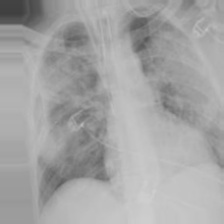
#> input picture CNN_Augmented_Data/Covid-19/aug_COVID-19 (448).jpg, 224 x 224 px, found by its file name; its folder holds only this picture in this run
$ jupyter execute augumentation_ViT.ipynb
#> lines starting #> are read from the running program, lines starting #| are printed output that depends on the picture
#> in create_vit_augmented_dataset, img is the input picture: shape (224, 224, 3); min 64, max 207, mean 164.5
[cell 1]
import os
import cv2
import numpy as np
import random
from tqdm import tqdm

def vit_specific_augmentation(img):
    """
    Augmentations tailored for ViT:
    Focuses on Random Resized Crops and Color Jitter.
    """
    h, w = img.shape[:2]
#> h = 224; w = 224

    # 1. Random Resized Crop (Crucial for ViT Patch learning)
    # Scales between 70% and 100% of the image
    scale = random.uniform(0.7, 1.0)
    new_h, new_w = int(h * scale), int(w * scale)
#> new_h = 213; new_w = 213
    top = random.randint(0, h - new_h)
#> top = 6
    left = random.randint(0, w - new_w)
#> left = 0
    img = img[top:top+new_h, left:left+new_w]
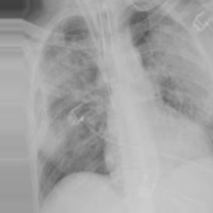
#> img: shape (213, 213, 3); min 64, max 207, mean 164.2
    img = cv2.resize(img, (224, 224)) # Resize back to ViT standard input
#> img: shape (224, 224, 3)

    # 2. Horizontal Flip
    if random.random() > 0.5:
        img = cv2.flip(img, 1)

    # 3. Color Jitter (Brightness and Contrast)
    brightness = random.uniform(0.8, 1.2)
    contrast = random.uniform(0.8, 1.2)
    img = cv2.convertScaleAbs(img, alpha=contrast, beta=int(10 * brightness))

    # 4. Gaussian Blur (To force ViT to look at global structures, not just noise)
    if random.random() > 0.8:
        img = cv2.GaussianBlur(img, (3, 3), 0)

    return img

def create_vit_augmented_dataset(source_root, target_root):
    # Matches your 4-class pneumonia structure
    classes = ['Covid-19', 'Normal', 'Pneumonia-Bacterial', 'Pneumonia-Viral']

    for cls in classes:
        source_dir = os.path.join(source_root, cls)
        target_dir = os.path.join(target_root, cls)
        os.makedirs(target_dir, exist_ok=True)

        if not os.path.exists(source_dir):
            print(f"Skipping {cls}: Source directory not found.")
            continue

        images = [f for f in os.listdir(source_dir) if f.lower().endswith(('.png', '.jpg', '.jpeg'))]
        print(f"\n✨ Augmenting {cls} for ViT...")

        for img_name in tqdm(images):
            img_path = os.path.join(source_dir, img_name)
            img = cv2.imread(img_path)
            if img is None: continue

            # Standard ViT Input Resize
            img = cv2.resize(img, (224, 224))

            # Save the original (Base for Equal Sample)
            cv2.imwrite(os.path.join(target_dir, f"base_{img_name}"), img)

            # Generate 1 Augmented Version
            # (You can loop this if you need more than 2x data)
            aug_img = vit_specific_augmentation(img)
            cv2.imwrite(os.path.join(target_dir, f"vit_aug_{img_name}"), aug_img)

    print(f"\n✅ ViT Augmented Data saved to: {target_root}")

# --- PATHS (Based on your Project Tree) ---
SOURCE = "/Users/kpvarma/PycharmProjects/CNN_ViT_Hybrid_Vit_Research_Pneumonia_4_Classification/Equal_sample"
DESTINATION = "/Users/kpvarma/PycharmProjects/CNN_ViT_Hybrid_Vit_Research_Pneumonia_4_Classification/Vit_Augumented_Data"

create_vit_augmented_dataset(SOURCE, DESTINATION)
